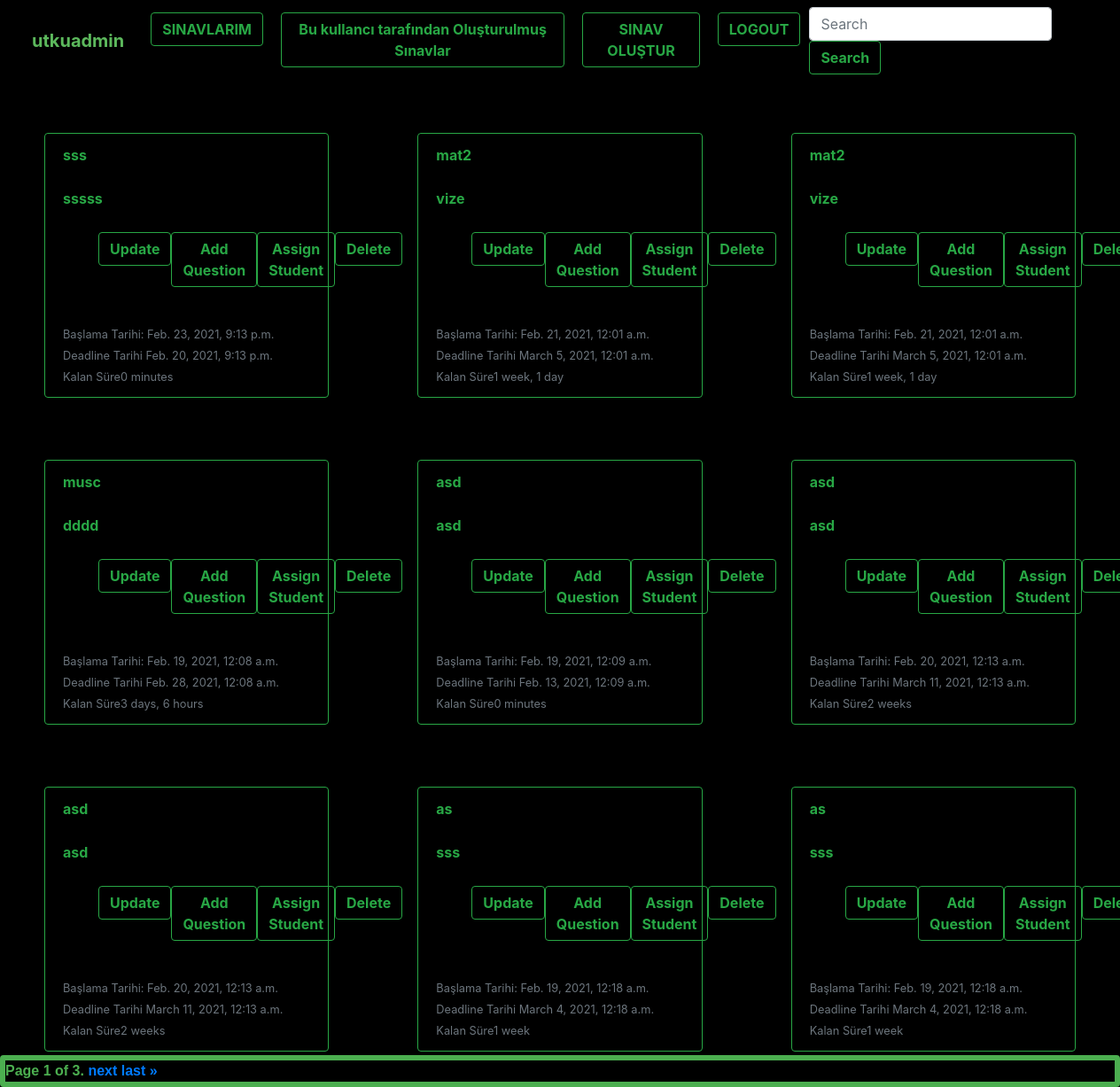
Screenshot of /exam/index2 (signed in) with the database file from the repository.
### exam/models.py (models this page shows, shortened)
class Exam(models.Model):
    professor = models.ForeignKey('auth.User', verbose_name="Yayınlayan", on_delete=models.CASCADE ,related_name="exams")
    exam_course = models.CharField(max_length=120, verbose_name="Ders")
    exam_title = models.CharField(max_length=120, verbose_name="Başlık")
    publishing_date = models.DateTimeField(verbose_name="Yayınlanma Tarihi", auto_now_add=True)
    start_date = models.DateTimeField(verbose_name="Başlangıç Tarihi")
    deadline_date = models.DateTimeField(verbose_name="Bitiş Tarihi")
    assigned_students = models.ManyToManyField(User)
    def get_update_url(self):
        return  reverse('exam:update',kwargs={'id':self.id})
    def get_delete_url(self):
        return  reverse('exam:delete',kwargs={'id':self.id})
    def get_assign_question_url(self):
        return  reverse('exam:assign_question',kwargs={'id':self.id})
    def get_assign_student_url(self):
        return  reverse('exam:assign_student',kwargs={'id':self.id})
    class Meta:
        ordering=["publishing_date","id"]

### exam/views.py (the view)
# urls.py: path('index2', exam_index2, name="index2"),
def exam_index2 (request):
    if not request.user.is_authenticated:
        raise Http404()
    exam_list = request.user.exams.all()
    query = request.GET.get("q")
    if query:
        exam_list = exam_list.filter(Q(exam_title__icontains=query) |
                                       Q(exam_course__icontains=query)
                                       ).distinct()
    paginator = Paginator(exam_list, 9)
    page_number = request.GET.get('page')
    exams = paginator.get_page(page_number)
    return render(request,"Exam/index2.html",{"exams":exams})

### templates/Exam/index2.html (shortened to what this page needs)
{% extends 'base.html' %}
{% block body %}
    {% for exams in exams %}
        <div class="container col-lg-4 col-md-6 col-sm-12 float-left"style="padding-bottom: 20px">
            <div class="card-deck " style="margin: 20px;margin-top: 30px;margin-bottom: 20px">
              <div class="card border-success bg-transparent">
                  <div class="card-header text-success" style="font-weight: bold">{{ exams.exam_course}}<br></div>
                  <div class="card-header text-success" style="font-weight: bold">{{ exams.exam_title }}<br></div>
                <div class="card-footer">
                    <ul class="btn-group "  style="list-style-type: none;">
                     <li>
                         <a href="{{exams.get_update_url}}"class="btn btn-outline-success" style="font-weight: bold">Update</a>
                      </li>
                      <li>
                        <a href="{{exams.get_assign_question_url}}"class="btn btn-outline-success" style="font-weight: bold">Add Question</a>
                      </li>
                      <li>
                        <a href="{{exams.get_assign_student_url}}"class="btn btn-outline-success"  style="font-weight: bold" >Assign Student</a>
                      </li>
                      <li>
                        <a href="{{exams.get_delete_url}}"class="btn btn-outline-success"  style="font-weight: bold" >Delete</a>
                      </li>
                    </ul>
                     <br>
                     <br>
                  <small class="text-muted"> Başlama Tarihi: {{ exams.start_date}}</small>
                    <br>
                  <small class="text-muted"> Deadline Tarihi  {{ exams.deadline_date}}</small>
                    <br>
                    <small class="text-muted"> Kalan Süre{{ exams.deadline_date|timeuntil }}</small>
                </div>
              </div>
            </div>
        </div>
    {% endfor %}
<footer class="footer">
<div class="fixed-bottom"style="text-align: center" >
        <div class="pagination" style="background-color: black;; border: 6px solid #4caf50; font-weight: bold;font-family: sans-serif;align-content: center" >
    <span class="step-links" style="color: #4caf50;align-content: center">
        <span class="current">
            Page {{ exams.number }} of {{ exams.paginator.num_pages }}.
        </span>
        {% if exams.has_next %}
            <a href="?page={{ exams.next_page_number }}&q={{ request.Get.q }}">next</a>
            <a href="?page={{ exams.paginator.num_pages }}&q={{ request.Get.q }}">last &raquo;</a>
        {% endif %}
    </span>
</div>
</div>
</footer>
{% endblock %}

### templates/base.html (shortened to what this page needs)
{% load static %}
<!DOCTYPE html>
<html lang="en">
<head>
    <link rel="stylesheet" href="{% static "css/bootstrap.min.css" %}">
    <link rel="stylesheet" href="{% static "css/style.css" %}">
</head>
<body>
    {% include 'header.html' %}
    {% block body %}
    {% endblock %}
</body>
</html>

### templates/header.html (shortened to what this page needs)
{% load static %}
<nav class="navbar fixed-top navbar-expand-lg navbar-dark " style="background-color: black">
  <div class="collapse navbar-collapse" id="navbarTogglerDemo03">
    <ul class="navbar-nav mr-auto mt-2 mt-lg-0">
        <li class="nav-item active">
        <h5 style="margin: 20px; font-weight: bold; color: #5cb85c" >{{ user.username }} {{ user.isStudent }} {{ user.role }}</h5>
      </li>
      <li class="nav-item active">
        <a href="{% url "exam:index" %}"class="btn btn-outline-success my-2 my-sm-0" style="margin: 10px; font-weight: bold">SINAVLARIM</a>
      </li>
      <li class="nav-item active">
        <a href="{% url "exam:index2" %}"class="btn btn-outline-success my-2 my-sm-0" style="margin: 10px; font-weight: bold">Bu kullancı tarafından Oluşturulmuş Sınavlar</a>
      </li>
      <li class="nav-item">
        <a href="{% url "exam:create" %}"class="btn btn-outline-success my-2 my-sm-0" style="margin: 10px; font-weight: bold">SINAV OLUŞTUR</a>
      </li>
      <li class="nav-item">
        <a href="{% url "accounts:logout" %}"class="btn btn-outline-success my-2 my-sm-0"  style="margin: 10px; font-weight: bold" >LOGOUT</a>
      </li>
    </ul>
    <form action={% url "exam:index" %} method="get" class="form-inline my-2 my-lg-0">
      <input class="form-control mr-sm-2" type="search" value="{{ request.GET.q }}" name="q" placeholder="Search" aria-label="Search">
      <button class="btn btn-outline-success my-2 my-sm-0" style="font-weight: bold" type="submit">Search</button>
    </form>
  </div>
</nav>

### exam/static/css/style.css (style rules this page uses)
body { padding-top: 120px; }

### templates/base.html (style rules this page uses)
body { background-color: black }

### rows the page displays
Exam: exam_course "sss", exam_title "sssss", start_date "Feb. 23, 2021, 9:13 p.m.", deadline_date "Feb. 20, 2021, 9:13 p.m.", deadline_date "0 minutes"
Exam: exam_course "mat2", exam_title "vize", start_date "Feb. 21, 2021, 12:01 a.m.", deadline_date "March 5, 2021, 12:01 a.m.", deadline_date "1 week, 1 day"
Exam: exam_course "mat2", exam_title "vize", start_date "Feb. 21, 2021, 12:01 a.m.", deadline_date "March 5, 2021, 12:01 a.m.", deadline_date "1 week, 1 day"
Exam: exam_course "musc", exam_title "dddd", start_date "Feb. 19, 2021, 12:08 a.m.", deadline_date "Feb. 28, 2021, 12:08 a.m.", deadline_date "3 days, 6 hours"
Exam: exam_course "asd", exam_title "asd", start_date "Feb. 19, 2021, 12:09 a.m.", deadline_date "Feb. 13, 2021, 12:09 a.m.", deadline_date "0 minutes"
Exam: exam_course "asd", exam_title "asd", start_date "Feb. 20, 2021, 12:13 a.m.", deadline_date "March 11, 2021, 12:13 a.m.", deadline_date "2 weeks"
Exam: exam_course "asd", exam_title "asd", start_date "Feb. 20, 2021, 12:13 a.m.", deadline_date "March 11, 2021, 12:13 a.m.", deadline_date "2 weeks"
Exam: exam_course "as", exam_title "sss", start_date "Feb. 19, 2021, 12:18 a.m.", deadline_date "March 4, 2021, 12:18 a.m.", deadline_date "1 week"
Exam: exam_course "as", exam_title "sss", start_date "Feb. 19, 2021, 12:18 a.m.", deadline_date "March 4, 2021, 12:18 a.m.", deadline_date "1 week"

### other values shown
{{ user.username }} "utkuadmin"
{{ exams.number }} "1"
{{ exams.paginator.num_pages }} "3"
